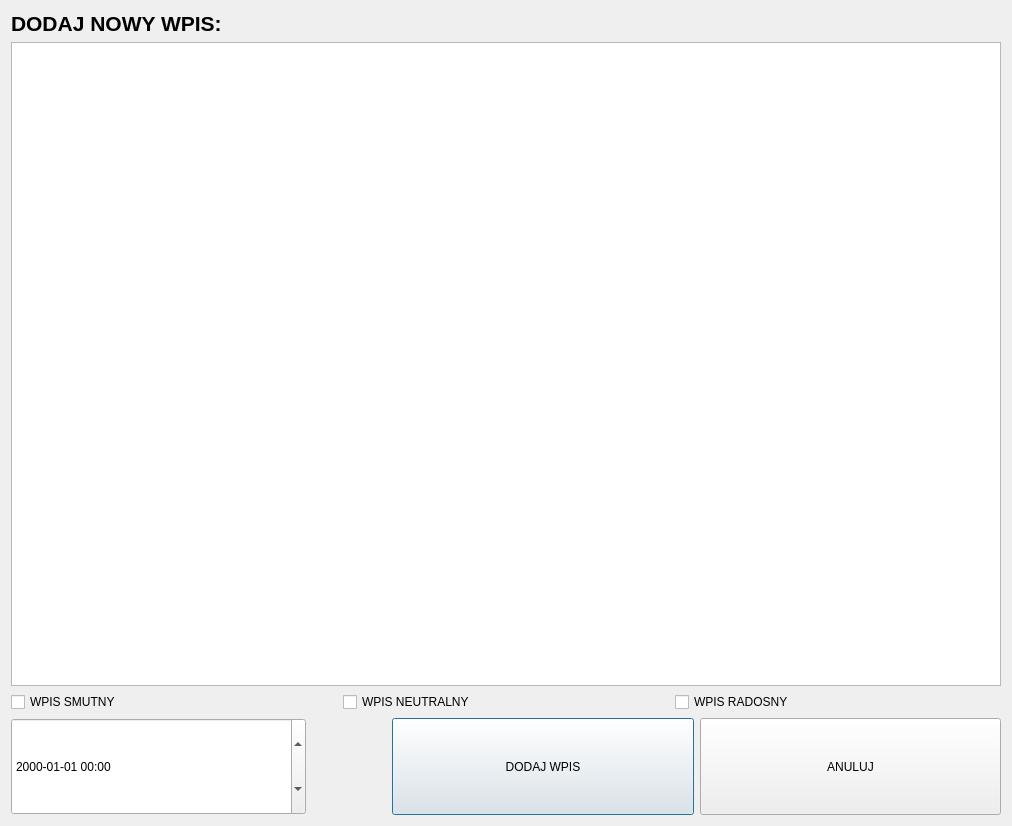
<?xml version="1.0" encoding="UTF-8"?>
<ui version="4.0">
 <class>noweWpisy</class>
 <widget class="QDialog" name="noweWpisy">
  <property name="geometry">
   <rect>
    <x>0</x>
    <y>0</y>
    <width>1012</width>
    <height>826</height>
   </rect>
  </property>
  <property name="sizePolicy">
   <sizepolicy hsizetype="Fixed" vsizetype="Preferred">
    <horstretch>0</horstretch>
    <verstretch>0</verstretch>
   </sizepolicy>
  </property>
  <property name="windowTitle">
   <string>Dialog</string>
  </property>
  <layout class="QVBoxLayout" name="verticalLayout_2">
   <item>
    <layout class="QVBoxLayout" name="verticalLayout" stretch="0,200,0,30">
     <item>
      <widget class="QLabel" name="label">
       <property name="font">
        <font>
         <family>Tahoma</family>
         <pointsize>16</pointsize>
         <bold>true</bold>
        </font>
       </property>
       <property name="text">
        <string>DODAJ NOWY WPIS:</string>
       </property>
      </widget>
     </item>
     <item>
      <widget class="QTextEdit" name="nowyWpis">
       <property name="sizePolicy">
        <sizepolicy hsizetype="Preferred" vsizetype="MinimumExpanding">
         <horstretch>0</horstretch>
         <verstretch>0</verstretch>
        </sizepolicy>
       </property>
       <property name="minimumSize">
        <size>
         <width>0</width>
         <height>0</height>
        </size>
       </property>
       <property name="maximumSize">
        <size>
         <width>16000</width>
         <height>16000</height>
        </size>
       </property>
      </widget>
     </item>
     <item>
      <layout class="QHBoxLayout" name="horizontalLayout_3">
       <item>
        <widget class="QCheckBox" name="wpisSmutny">
         <property name="sizePolicy">
          <sizepolicy hsizetype="Preferred" vsizetype="Preferred">
           <horstretch>0</horstretch>
           <verstretch>0</verstretch>
          </sizepolicy>
         </property>
         <property name="text">
          <string>WPIS SMUTNY</string>
         </property>
        </widget>
       </item>
       <item>
        <widget class="QCheckBox" name="wpisNeutralny">
         <property name="sizePolicy">
          <sizepolicy hsizetype="Preferred" vsizetype="Preferred">
           <horstretch>0</horstretch>
           <verstretch>0</verstretch>
          </sizepolicy>
         </property>
         <property name="text">
          <string>WPIS NEUTRALNY</string>
         </property>
        </widget>
       </item>
       <item>
        <widget class="QCheckBox" name="wpisRadosny">
         <property name="sizePolicy">
          <sizepolicy hsizetype="Preferred" vsizetype="Preferred">
           <horstretch>0</horstretch>
           <verstretch>0</verstretch>
          </sizepolicy>
         </property>
         <property name="text">
          <string>WPIS RADOSNY</string>
         </property>
        </widget>
       </item>
      </layout>
     </item>
     <item>
      <layout class="QHBoxLayout" name="horizontalLayout_2" stretch="30,70">
       <item>
        <widget class="QDateTimeEdit" name="ustawDATE_GODZINE">
         <property name="sizePolicy">
          <sizepolicy hsizetype="Preferred" vsizetype="Preferred">
           <horstretch>0</horstretch>
           <verstretch>0</verstretch>
          </sizepolicy>
         </property>
         <property name="currentSection">
          <enum>QDateTimeEdit::YearSection</enum>
         </property>
         <property name="displayFormat">
          <string>yyyy-MM-dd HH:mm</string>
         </property>
         <property name="calendarPopup">
          <bool>false</bool>
         </property>
        </widget>
       </item>
       <item>
        <layout class="QHBoxLayout" name="horizontalLayout" stretch="0,0,0">
         <item>
          <spacer name="horizontalSpacer">
           <property name="orientation">
            <enum>Qt::Horizontal</enum>
           </property>
           <property name="sizeType">
            <enum>QSizePolicy::Maximum</enum>
           </property>
           <property name="sizeHint" stdset="0">
            <size>
             <width>80</width>
             <height>20</height>
            </size>
           </property>
          </spacer>
         </item>
         <item>
          <widget class="QPushButton" name="dodajWpis">
           <property name="sizePolicy">
            <sizepolicy hsizetype="Preferred" vsizetype="Preferred">
             <horstretch>0</horstretch>
             <verstretch>0</verstretch>
            </sizepolicy>
           </property>
           <property name="text">
            <string>DODAJ WPIS</string>
           </property>
          </widget>
         </item>
         <item>
          <widget class="QPushButton" name="przyciskAnuluj">
           <property name="sizePolicy">
            <sizepolicy hsizetype="Preferred" vsizetype="Preferred">
             <horstretch>0</horstretch>
             <verstretch>0</verstretch>
            </sizepolicy>
           </property>
           <property name="text">
            <string>ANULUJ</string>
           </property>
          </widget>
         </item>
        </layout>
       </item>
      </layout>
     </item>
    </layout>
   </item>
  </layout>
 </widget>
 <resources/>
 <connections/>
</ui>
